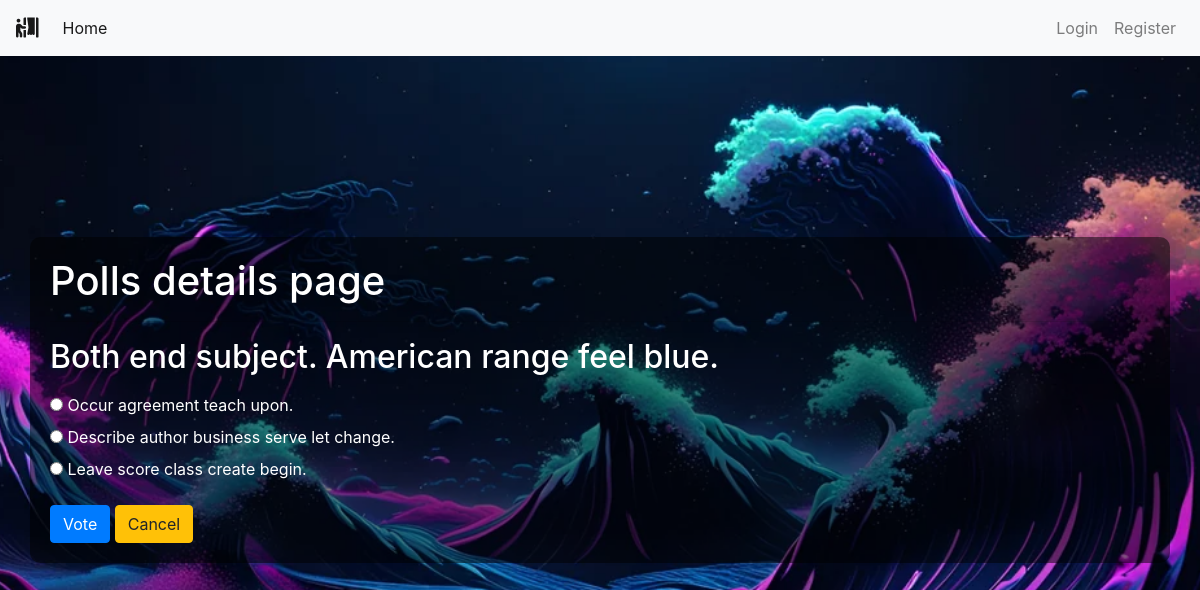
Screenshot of /polls/4/ with the database file from the repository.
### polls/models.py (models this page shows, shortened)
class Poll(models.Model):
    owner = models.ForeignKey(User, on_delete=models.CASCADE)
    text = models.TextField()
    pub_date = models.DateTimeField(default=timezone.now)
    active = models.BooleanField(default=True)
    created_at = models.DateTimeField(auto_now_add=True)
    def __str__(self):
        return self.text

class Choice(models.Model):
    poll = models.ForeignKey(Poll, on_delete=models.CASCADE)
    choice_text = models.CharField(max_length=255)
    created_at = models.DateTimeField(auto_now_add=True)
    updated_at = models.DateTimeField(auto_now=True)

### polls/views.py (the view)
# urls.py: path('<int:poll_id>/', views.poll_detail, name='detail'),
def poll_detail(request, poll_id):
    poll = get_object_or_404(Poll, id=poll_id)
    if not poll.active:
        return render(request, 'polls/poll_result.html', {'poll': poll})
    loop_count = poll.choice_set.count()
    context = {
        'poll': poll,
        'loop_time': range(0, loop_count),
    }
    return render(request, 'polls/poll_detail.html', context)

### polls/templates/polls/poll_detail.html (shortened to what this page needs)
{% extends 'base.html' %}
{% load static %}
{% block custom_css %}
<link rel="stylesheet" href="{% static 'css/styles1.css' %}">
{% endblock custom_css %}
{% block content %}
<div class="container">
    <h1>Polls details page</h1>
    <hr>
    <h2 class="mt-3 mb-3">{{ poll }}</h2>
    <form action="{% url 'polls:vote' poll.id %}" method="POST">
        {% for choice in poll.choice_set.all %}
        <input type="radio" name="choice" id="choice{{ forloop.counter }}" value="{{ choice.id }}">
        <label for="choice{{ forloop.counter }}">{{ choice.choice_text }}</label>
        <br>
        {% endfor %}
        <input type="submit" value="Vote" class="btn btn-primary mt-3">
        <a class="btn btn-warning mt-3" href="{% url 'polls:list' %}" role="button">Cancel</a>
    </form>
</div>
{% endblock content %}

### static/css/styles1.css (style rules this page uses)
html, body { height: 100%; margin: 0; padding: 0; }
body { background-image: url('1.jpg'); background-size: cover; background-position: center; display: flex; justify-content: center; align-items: center; }
form { width: 100%; max-width: 400px; }
h2, label, h1, h3 { color: white; }
.container { background-color: rgba(0, 0, 0, 0.5); padding: 20px; border-radius: 10px; }

### rows the page displays
Poll: text "Both end subject. American range feel blue."
Choice: choice_text "Occur agreement teach upon."
Choice: choice_text "Describe author business serve let change."
Choice: choice_text "Leave score class create begin."
